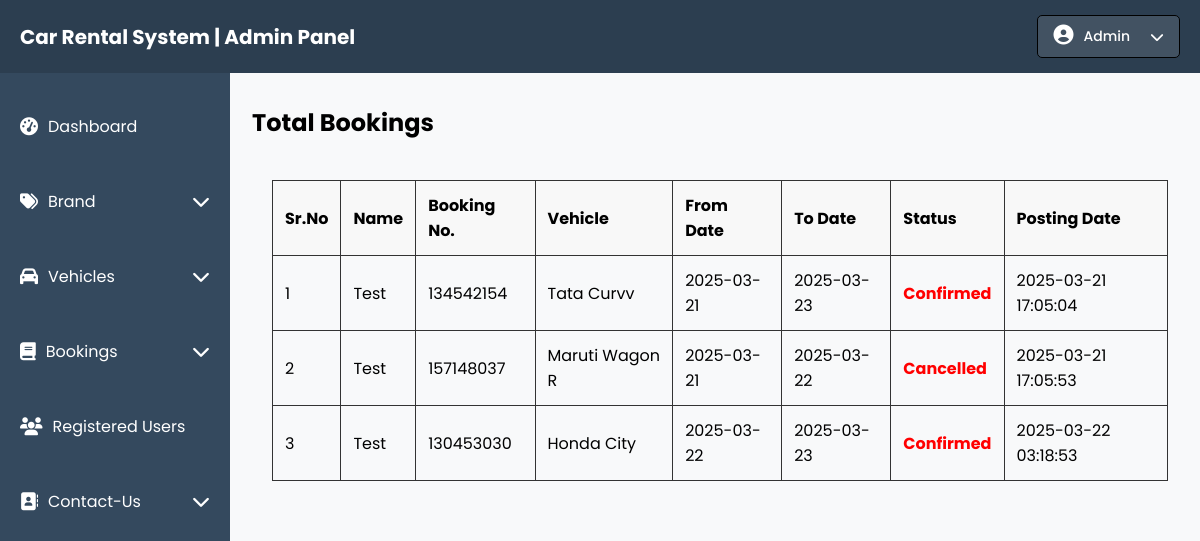
Page /Admin/total-booking.php on the committed database.
### tables this page shows
CREATE TABLE `bookings` (
  `id` int(11) NOT NULL,
  `booking_number` varchar(20) NOT NULL,
  `user_id` int(11) NOT NULL,
  `email` varchar(255) NOT NULL,
  `vehicle_id` int(11) NOT NULL,
  `from_date` date NOT NULL,
  `to_date` date NOT NULL,
  `message` text DEFAULT NULL,
  `status` enum('new','confirmed','cancelled') DEFAULT 'new',
  `created_at` timestamp NOT NULL DEFAULT current_timestamp()
);

CREATE TABLE `users` (
  `id` int(11) NOT NULL,
  `first_name` varchar(50) NOT NULL,
  `last_name` varchar(50) NOT NULL,
  `email` varchar(100) NOT NULL,
  `phone` varchar(20) NOT NULL,
  `address` varchar(255) DEFAULT NULL,
  `pincode` varchar(10) NOT NULL,
  `state` varchar(100) NOT NULL,
  `password` varchar(255) NOT NULL,
  `created_at` timestamp NOT NULL DEFAULT current_timestamp(),
  `reset_token` varchar(100) DEFAULT NULL
);

CREATE TABLE `vehicles` (
  `id` int(11) NOT NULL,
  `vehicle_title` varchar(255) NOT NULL,
  `brand_id` int(11) NOT NULL,
  `vehicle_overview` text NOT NULL,
  `price_per_day` decimal(10,2) NOT NULL,
  `fuel_type` varchar(50) NOT NULL,
  `model_year` year(4) NOT NULL,
  `seating_capacity` int(11) NOT NULL,
  `image1` text DEFAULT NULL,
  `image2` text DEFAULT NULL,
  `image3` text DEFAULT NULL,
  `image4` text DEFAULT NULL,
  `image5` text DEFAULT NULL,
  `image6` text DEFAULT NULL,
  `air_conditioner` tinyint(4) DEFAULT NULL,
  `power_steering` tinyint(4) DEFAULT NULL,
  `cd_player` tinyint(4) DEFAULT NULL,
  `power_door_locks` tinyint(4) DEFAULT NULL,
  `driver_airbag` tinyint(4) DEFAULT NULL,
  `central_locking` tinyint(4) DEFAULT NULL,
  `antilock_braking_system` tinyint(4) DEFAULT NULL,
  `passenger_airbag` tinyint(4) DEFAULT NULL,
  `crash_sensor` tinyint(4) DEFAULT NULL,
  `brake_assist` tinyint(4) DEFAULT NULL,
  `power_windows` tinyint(4) DEFAULT NULL,
  `leather_seats` tinyint(4) DEFAULT NULL,
  `created_at` timestamp NOT NULL DEFAULT current_timestamp(),
  `updated_at` timestamp NOT NULL DEFAULT current_timestamp() ON UPDATE current_timestamp()
);

### Admin/total-booking.php (the view, shortened to what this page needs)
<?php
include 'connection.php';
try {
    $sql = "SELECT
                b.id AS booking_id,
                u.first_name AS user_name,
                b.booking_number,
                v.vehicle_title AS vehicle_name,
                b.from_date,
                b.to_date,
                b.status,
                b.created_at
            FROM bookings b
            JOIN users u ON b.email = u.email
            JOIN vehicles v ON b.vehicle_id = v.id
            ORDER BY b.created_at";
    $stmt = $pdo->prepare($sql);
    $stmt->execute();
    $bookings = $stmt->fetchAll(PDO::FETCH_ASSOC);
} catch (PDOException $e) {
    die("Database error: " . $e->getMessage());
}
?>
<!DOCTYPE html>
<html lang="en">
    <head>
        <link rel="stylesheet" href="style.css">
        <link rel="stylesheet" href="https://cdnjs.cloudflare.com/ajax/libs/font-awesome/6.7.2/css/all.min.css" />
    </head>
    <body>
        <?php include 'include/navbar.php'; ?>
        <div class="main-container">
            <?php include 'include/sidebar.php'; ?>
            <div class="new-booking-content">
                <h2>Total Bookings</h2>
                <div class="new-booking-container">
                    <table>
                        <thead>
                            <tr>
                                <th>Sr.No</th>
                                <th>Name</th>
                                <th>Booking No.</th>
                                <th>Vehicle</th>
                                <th>From Date</th>
                                <th>To Date</th>
                                <th>Status</th>
                                <th>Posting Date</th>
                            </tr>
                        </thead>
                        <tbody>
                            <?php
                            $count = 1;
                            foreach ($bookings as $row) {
                                $status_text = ucfirst($row['status']);
                                $status_link = "<a href='booking-details.php?id={$row['booking_id']}' style='color: red; font-weight: bold; text-decoration: none;' onmouseover='this.style.textDecoration=\"underline\"' onmouseout='this.style.textDecoration=\"none\"'>{$status_text}</a>";
                                echo "<tr>
                                        <td>{$count}</td>
                                        <td>{$row['user_name']}</td>
                                        <td>{$row['booking_number']}</td>
                                        <td>{$row['vehicle_name']}</td>
                                        <td>{$row['from_date']}</td>
                                        <td>{$row['to_date']}</td>
                                        <td>{$status_link}</td>
                                        <td>{$row['created_at']}</td>
                                    </tr>";
                                $count++;
                            }
                            ?>
                        </tbody>
                    </table>
                </div>
            </div>
        </div>
    </body>
</html>

### Admin/style.css (style rules this page uses)
body { font-family: 'Poppins', sans-serif; margin: 0; padding: 0; background-color: #f8f9fa; }
.main-container { display: flex; align-items: flex-start; }
.new-booking-content { flex: 1; padding: 12px; margin-left: 10px; border-radius: 5px; }
.new-booking-content h2 { font-size: 24px; margin-bottom: 20px; }
.new-booking-container { padding: 20px; border-radius: 8px; }
.new-booking-container table { width: 100%; border-collapse: collapse; }
.new-booking-container table thead { background: #f8f8f8; }
.new-booking-container table th, .new-booking-container table td { padding: 12px; text-align: left; border: 1px solid #333; }
.new-booking-container table td a { color: #ff1100; text-decoration: none; }

### rows in the picture
bookings: user.first_name "Test", booking_number "134542154", vehicle.vehicle_title "Tata Curvv", from_date "2025-03-21", to_date "2025-03-23", status "Confirmed", created_at "2025-03-21 17:05:04"
bookings: user.first_name "Test", booking_number "157148037", vehicle.vehicle_title "Maruti Wagon R", from_date "2025-03-21", to_date "2025-03-22", status "Cancelled", created_at "2025-03-21 17:05:53"
bookings: user.first_name "Test", booking_number "130453030", vehicle.vehicle_title "Honda City", from_date "2025-03-22", to_date "2025-03-23", status "Confirmed", created_at "2025-03-22 03:18:53"
